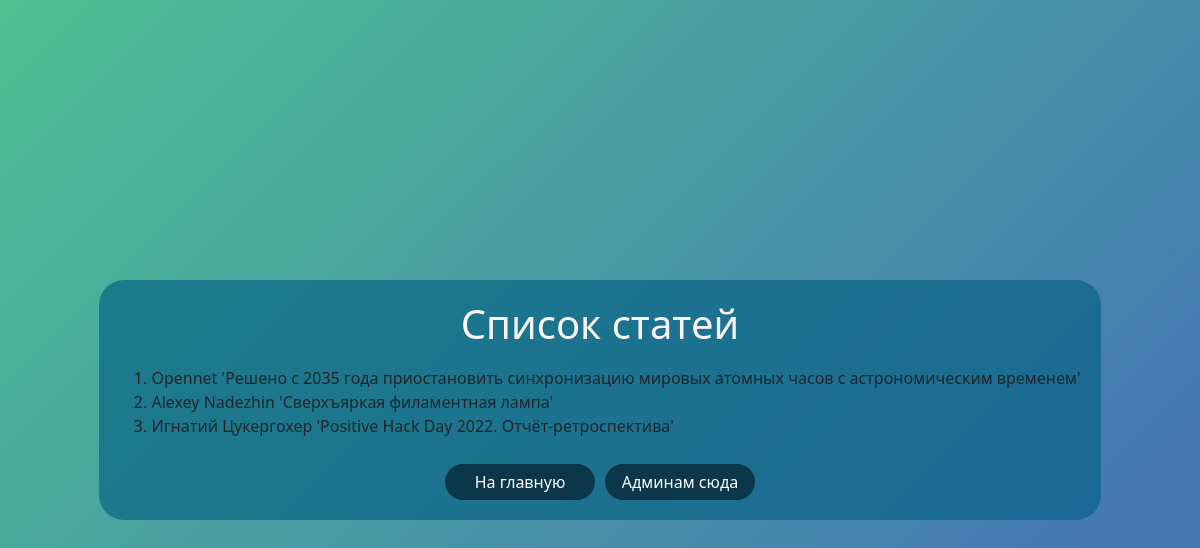
The app's page /pr5-docker/apache/content/articles.php with its own data.
### tables this page shows
CREATE TABLE IF NOT EXISTS articles (
    ID INT NOT NULL AUTO_INCREMENT,
    title VARCHAR(100),
    content LONGTEXT,
    author VARCHAR(191),
    PRIMARY KEY(ID)
);

### pr5-docker/apache/content/articles.php (the view, shortened to what this page needs)
<!DOCTYPE html>
<html lang="en">
<head>
    <link href="https://cdn.jsdelivr.net/npm/bootstrap@5.0.2/dist/css/bootstrap.min.css"
          rel="stylesheet"
>
    <link href="style.css" rel="stylesheet">
</head>
<body>
<div class="main_content">
    <div>
        <h1>Список статей</h1>
        <ol>
            <?php
            $mysqli = new mysqli("db", "root", "example", "appDB");
            $result = $mysqli->query("SELECT * FROM articles");
            foreach ($result as $row) {
                echo "<li>{$row['author']} '{$row['title']}' </li>";
            }
            ?>
        </ol>
        <div class="exile">
            <a href="index.html">На главную</a>
            <a href="admin/admin.php">Админам сюда</a>
        </div>
    </div>
</div>
</body>
</html>

### pr5-docker/apache/content/style.css (style rules this page uses)
html { width: 100%; height: 100%; background: linear-gradient(315deg, rgb(69, 120, 179) 18%,rgb(77, 192, 146) 100%, rgb(201, 94, 94) 47%) no-repeat; }
body { display: flex; flex-direction: column; justify-content: center; background: none; height: inherit; }
a, h1, p { color: #faf4f4; transition: all 0.5s; }
a, p { font-size: 18px; }
.main_content { display: flex; flex-direction: column; align-items: center; justify-content: center; gap: 20px; }
.main_content div:first-child { display: flex; flex-direction: column; justify-content: center; align-items: center; gap: 10px; padding: 20px; background: rgba(6, 97, 133, 0.651); border-radius: 25px; }
.exile { display: flex; gap: 10px; }
a { font-size: 16px; text-align: center; line-height: 16px; text-decoration: none; }
.exile a { color: rgb(158, 8, 138); background: rgba(73, 72, 72, 0.308); border-radius: 25px; }
.exile a { width: 150px; padding: 10px 15px 10px 15px; background: rgb(12, 55, 75); border-radius: 25px; font-size: 16px; text-align: center; line-height: 16px; text-decoration: none; color: rgb(255, 255, 255); transition: all 0.5s cubic-bezier(1,-1.53,.52,1.53); }

### records on screen
articles: author "Opennet", title "Решено с 2035 года приостановить синхронизацию мировых атомных часов с астрономическим временем"
articles: author "Alexey Nadezhin", title "Сверхъяркая филаментная лампа"
articles: author "Игнатий Цукергохер", title "Positive Hack Day 2022. Отчёт-ретроспектива"
